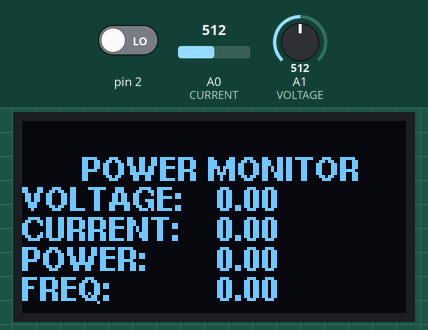
Recording of a sketch running on a simulated Arduino Uno, built with avr-gcc and run on an emulated ATmega328P. Shown: 128×64 one-colour display. The test bench sets the inputs (shaded band); at power-on: pin 2 LOW, A0 (CURRENT) = 512, A1 (VOLTAGE) = 512. What the sketch prints to the serial monitor is not drawn.

Above: at 3.3 s.

The sketch:

powerfactor.ino
```cpp
#include "U8glib.h"
U8GLIB_SH1106_128X64 u8g(U8G_I2C_OPT_NONE);

int VOLTAGE = A1;
int CURRENT = A0;
int voltageValueMIN = 800,voltageValueMAX = 0;
int currentValueMIN = 600,currentValueMAX = 0;
float voltage, current, power, frequency,freq;
long period, powerFactor;
 bool count ;
 int val = 0;
void setup() {
  // put your setup code here, to run once:
Serial.begin(9600);
pinMode(VOLTAGE,INPUT);
pinMode(CURRENT,INPUT);
// flip screen, if required
  // u8g.setRot180();


  // assign default color value
  if ( u8g.getMode() == U8G_MODE_R3G3B2 ) {
    u8g.setColorIndex(255);     // white
  }
  else if ( u8g.getMode() == U8G_MODE_GRAY2BIT ) {
    u8g.setColorIndex(3);         // max intensity
  }
  else if ( u8g.getMode() == U8G_MODE_BW ) {
    u8g.setColorIndex(1);         // pixel on
  }
  else if ( u8g.getMode() == U8G_MODE_HICOLOR ) {
    u8g.setHiColorByRGB(255,255,255);
  }
attachInterrupt(0,voltageZCD,RISING);
//attachInterrupt(1,currentZCD,RISING);

}

void loop() {
  // put your main code here, to run repeatedly:
   voltage = 0; current = 0;
  for (int j = 0; j < 5; j++)
      {
     for (int i = 0; i <200; i++)
      {
        int current = analogRead(CURRENT);
          if (current < currentValueMIN)
           {
            currentValueMIN =  current;
           }
           if (current > currentValueMAX)
           {
                currentValueMAX = current;
           }
      }
    Serial.print("current value");
    Serial.print(currentValueMIN); Serial.print("-"); Serial.println(currentValueMAX);
       current += (currentValueMAX - currentValueMIN);
       for (int i = 0; i <200; i++)
      {
        int voltage = analogRead(VOLTAGE);
          if (voltage < voltageValueMIN)
           {
            voltageValueMIN =  voltage;
           }
           if (voltage > voltageValueMAX)
           {
              voltageValueMAX = voltage ;
           }
      }
    Serial.print("voltage value");
    Serial.print(voltageValueMIN); Serial.print("-"); Serial.println(voltageValueMAX);
    delay(500);
    voltage += (voltageValueMAX - voltageValueMIN);
    resetParameter();
  }
  if (current > 6)
  {
    current = current / (5 * 24);
  }
  else
  {
    current = 0;
  }
  if (voltage >= 3500)
  {
    voltage = voltage / (5* 3.5);
  }
  else
  {
    voltage = 0;
  }
  power = voltage*current;
      u8g.firstPage();
     do {
        draw();
      } while( u8g.nextPage() );
}
void resetParameter(){
 voltageValueMIN = 800,voltageValueMAX = 0;
 currentValueMIN = 600,currentValueMAX = 0;
}

void voltageZCD()
{
  count = !count;
  if (count)
    period = millis();
  else
  {
    period = millis() - period;

      freq += 1000/period;
      val++;
      if (val == 10)
      {
        frequency = freq/10;
        val = 0;
        freq = 0;
      }

  }

}
void currentZCD()
{
 /* if (count)
  {
    Serial.print("powerfactor-");
    Serial.println(millis() - period);
  }*/
}


void draw(void) {
  // graphic commands to redraw the complete screen should be placed here
  u8g.setFont(u8g_font_helvB08);

u8g.drawStr( 20, 20, "POWER MONITOR");
u8g.drawStr( 0, 30, "VOLTAGE:");
u8g.setPrintPos(65, 30);
u8g.print(voltage);
if (voltage < 180){ frequency = 0.0; current = 0.0;}
else {if ((frequency < 47) || (frequency > 65)) frequency = 50;}
u8g.drawStr( 0, 40, "CURRENT:");
u8g.setPrintPos(65, 40);
u8g.print(current);
u8g.drawStr( 0,50, "POWER:");
u8g.setPrintPos(65, 50);
u8g.print(power);
u8g.drawStr( 0, 60, "FREQ:");
u8g.setPrintPos(65, 60);
u8g.print(frequency);
}
```
